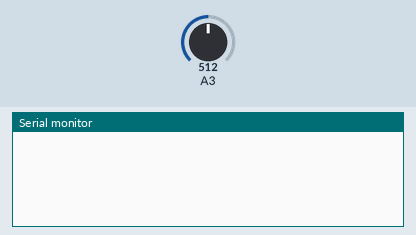
The sketch below on a simulated Arduino Uno, built with avr-gcc and run on an emulated ATmega328P. On the bench: the last lines printed to the serial monitor. The inputs (shaded band) are chosen by the test bench; at power-on: A3 = 512.

Above: at 1.2 s.
1.3 s: A3 set to 716
At 3.1 s:
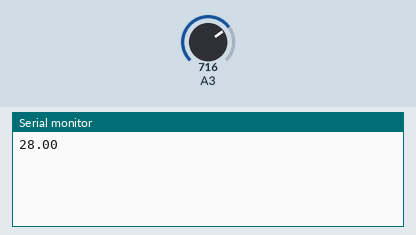
4.3 s: A3 set to 900
At 5.6 s:
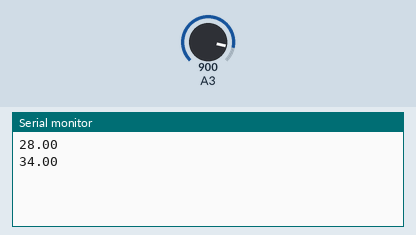
Timing chart, 0 to 7.3 s (numbered marks = the images above; inputs shaded):
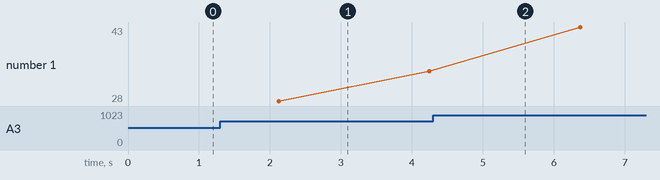

Measured:
- after the input at 1.3 s, the serial monitor: prints a new line after 0.82 s (image 1)
- plotted number 1: 34 → 43 after the input at 4.3 s

The sketch:

UVindex.ino
```cpp
#include <GUVA-S12SD.h>
GUVAS12SD uv(A3);

void setup()
{
    // Nothing TODO
    Serial.begin(9600);
}

void loop()
{
  float mV = uv.read();
  float uv_index = uv.index(mV);
  Serial.println(uv_index);
}
```
